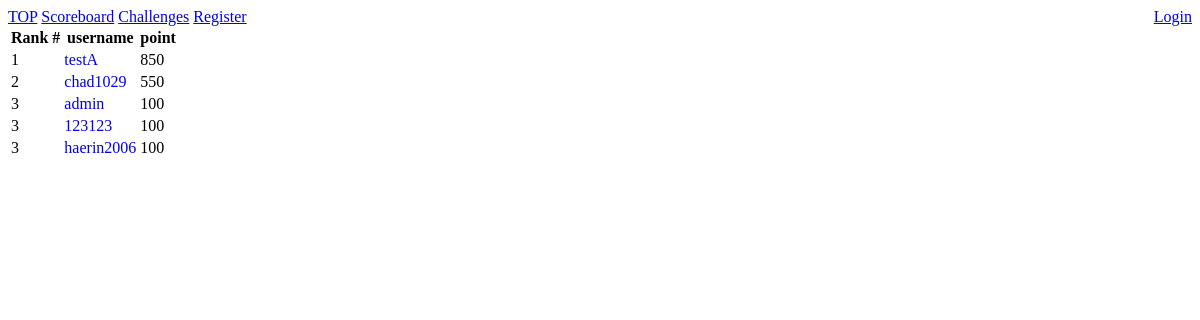
/scoreboard, run on an earlier commit of the app's database.
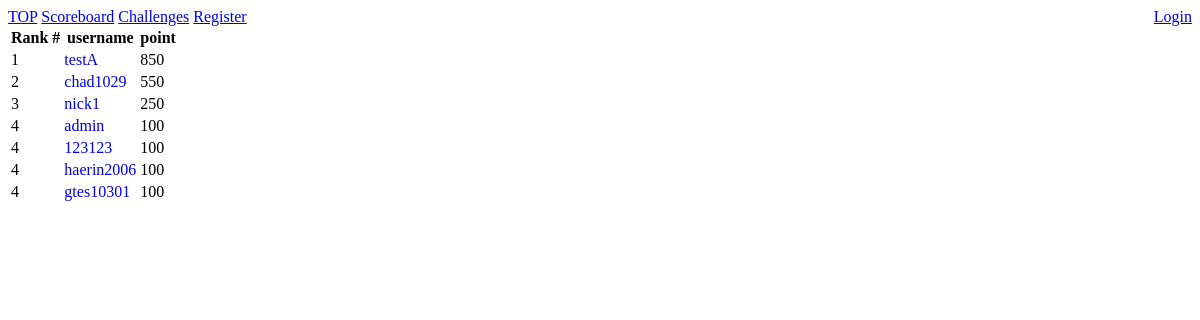
And on a later commit of the database.
### tables this page shows
CREATE TABLE "USER" (
	"id"	INTEGER,
	"username"	TEXT,
	"email"	TEXT,
	"password"	TEXT,
	"data"	BLOB,
	PRIMARY KEY("id" AUTOINCREMENT)
);

### app.py (the view)
@app.route('/scoreboard')
def view_scoreboard():
    check_data()
    return render_template('scoreboard.html', current_path = request.path, session = session, ranklist = getranklist())

### app.py (called while the page is built)
def check_data():
    if session.get('data') is None:
        session['data'] = {}
    if session['data'].get('point') is None:
        session['data']['point'] = 0
    if session['data'].get('correct') is None:
        session['data']['correct'] = 0
    if session['data'].get('incorrect') is None:
        session['data']['incorrect'] = 0
    if session['data'].get('solve') is None:
        session['data']['solve'] = []
    session.update()

### templates/scoreboard.html (shortened to what this page needs)
<!DOCTYPE html>
<html class="is-large is-secondary is-dark"><head>
        {% include 'html/include.html' %}
    </head>
    <body>
        {% include 'html/navbar.html' %}
        <div class="ts-container">
            <div class="ts-box has-top-spaced-large bounceIn">
                <table class=" ts-table is-striped is-relaxed">
                    <thead>
                        <tr>
                            <th>Rank #</th>
                            <th>username</th>
                            <th>point</th>
                        </tr>
                    </thead>
                    <tbody>
                        {% for user in ranklist %}
                        <tr>
                            <td>{{ user['rank'] }}</td>
                            <td><a href = "{{ url_for('view_user', user_id=user['id']) }}" style="text-decoration: none">{{ user['username'] }}</a></td>
                            <td>{{ user['point'] }}</td>
                        </tr>
                        {% endfor %}
                    </tbody>
                </table>
            </div>
        </div>
    </body>
</html>

### templates/html/include.html (shortened to what this page needs)
<link rel="stylesheet" href="{{ url_for('static', filename='css/wickedcss.min.css') }}" />
<link rel="stylesheet" href="https://cdnjs.cloudflare.com/ajax/libs/tocas/4.2.5/tocas.min.css" />

### templates/html/navbar.html (shortened to what this page needs)
<link rel="stylesheet" href="{{ url_for('static', filename='css/main.css') }}" />
<div class="ts-content is-fitted is-secondary">
    <div class="ts-container">
        <div class="ts-tab">
            <a href="/"           class="{{ 'item is-active'           if current_path == '/'           else 'item' }}">TOP</a>
            <a href="/scoreboard" class="{{ 'item is-active'           if current_path == '/scoreboard' else 'item' }} ">Scoreboard</a>
            <a href="/challenges" class="{{ 'item is-active'           if current_path == '/challenges' else 'item' }}">Challenges</a>
            {% if session['id'] %}
            <a href="{{ url_for('view_user', user_id=session['id']) }}"
            class="{{ 'item is-active nav-right' if current_path == url_for('view_user', user_id=session['id']) else 'item nav-right' }}">
            {{ session['username'] }}
            <a href="/logout"     class="item">Logout</a>
            {% else %}
            <a href="/login"      class="{{ 'item is-active nav-right' if current_path == '/login'      else 'item nav-right' }}">Login</a>
            <a href="/register"   class="{{ 'item is-active'           if current_path == '/register'   else 'item' }}">Register</a>
            {% endif %}
        </div>
    </div>
</div>

### static/css/main.css (style rules this page uses)
.nav-right { float: right; margin-left: auto; margin-right: 0; }

What changed in the data, as far as the page shows it:
added USER: rank "3", username "nick1", point "250"
computed for USER "admin": rank "3" → "4"
computed for USER (number 5 of 7 on the later page): rank "3" → "4"
computed for USER "haerin2006": rank "3" → "4"
added USER: rank "4", username "gtes10301", point "100"
